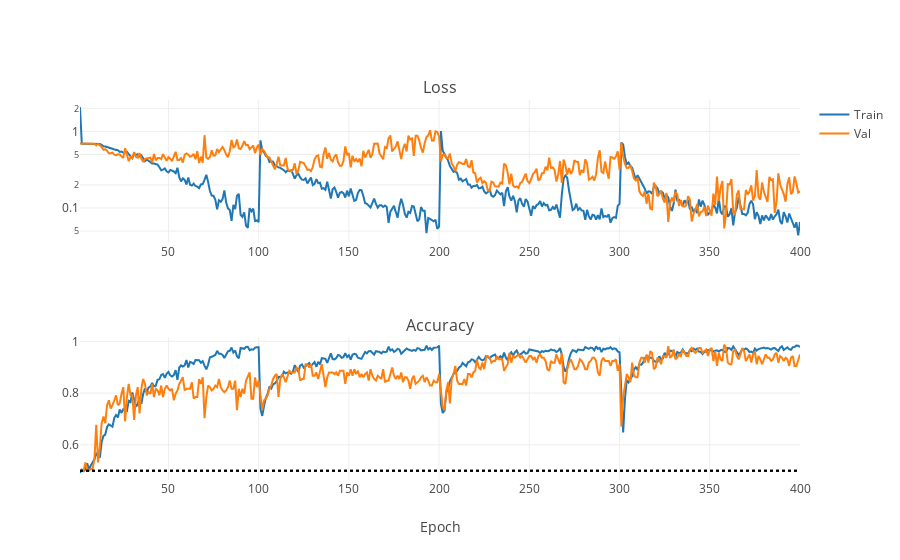

Notebook source saved alongside this figure:
### Markdown cell above
Awesome! Before overfitting starts, our model reaches 95-96% accuracy. Since overfitting is a serious problem, we should probably keep downscale at 16. There are other ways to improve -- for instance, we could try playing with the learning rate. But let's finish our run through ZFNet here, for now.

### Code cell
iplot(plot_training_stats("/DATA/Dropbox/LOOTRPV/Personal_programming/MachineLearning/Tutorials/ImageRecognition/workspace/ZFNet_zero.log"))

### Figure 1 — Plotly figure (JSON) as saved in the notebook; plotly's stock layout.template omitted (floating-point values rounded to 4 significant figures; data arrays with more than 128 entries replaced by an {"elided": "..."} marker saying what was removed)
{"data": [{"line": {"color": "#1F77B4"}, "name": "Train", "type": "scatter", "uid": "b2e42de4-3ea6-4481-9e8b-1c2dcaf7def9", "x": {"elided": "400 int values"}, "xaxis": "x", "y": {"elided": "400 float values"}, "yaxis": "y"}, {"line": {"color": "#FF7F0E"}, "name": "Val", "type": "scatter", "uid": "66fd6308-0921-4939-bd96-16d1bfdf14f3", "x": {"elided": "400 int values"}, "xaxis": "x", "y": {"elided": "400 float values"}, "yaxis": "y"}, {"line": {"color": "#1F77B4"}, "name": "Train", "showlegend": false, "type": "scatter", "uid": "805b2716-7534-4f95-ac69-e7b10aa2100d", "x": {"elided": "400 int values"}, "xaxis": "x2", "y": {"elided": "400 float values"}, "yaxis": "y2"}, {"line": {"color": "#FF7F0E"}, "name": "Val", "showlegend": false, "type": "scatter", "uid": "54053007-8ff5-4c51-92a3-6a87ff85e34c", "x": {"elided": "400 int values"}, "xaxis": "x2", "y": {"elided": "400 float values"}, "yaxis": "y2"}, {"line": {"color": "#000000", "dash": "dot"}, "mode": "lines", "name": "Always dogs", "showlegend": false, "type": "scatter", "uid": "95362426-38dc-4ad3-8914-0fe6c911b93e", "x": {"elided": "400 int values"}, "xaxis": "x2", "y": {"elided": "400 float values"}, "yaxis": "y2"}, {"line": {"color": "#000000", "dash": "dot"}, "mode": "lines", "name": "Always cats", "showlegend": false, "type": "scatter", "uid": "042262fe-fa08-47f2-ae5a-e969854b66f9", "x": {"elided": "400 int values"}, "xaxis": "x2", "y": {"elided": "400 float values"}, "yaxis": "y2"}], "layout": {"annotations": [{"font": {"size": 16}, "showarrow": false, "text": "Loss", "x": 0.5, "xanchor": "center", "xref": "paper", "y": 1, "yanchor": "bottom", "yref": "paper"}, {"font": {"size": 16}, "showarrow": false, "text": "Accuracy", "x": 0.5, "xanchor": "center", "xref": "paper", "y": 0.375, "yanchor": "bottom", "yref": "paper"}], "xaxis": {"anchor": "y", "domain": [0, 1]}, "xaxis2": {"anchor": "y2", "domain": [0, 1], "title": {"text": "Epoch"}}, "yaxis": {"anchor": "x", "domain": [0.625, 1], "type": "log"}, "yaxis2": {"anchor": "x2", "domain": [0, 0.375]}}}
